Frame 1 (no input): blank canvas, image omitted
Frame 60 (the mouse pressed at the canvas centre just before this capture): blank canvas, image omitted
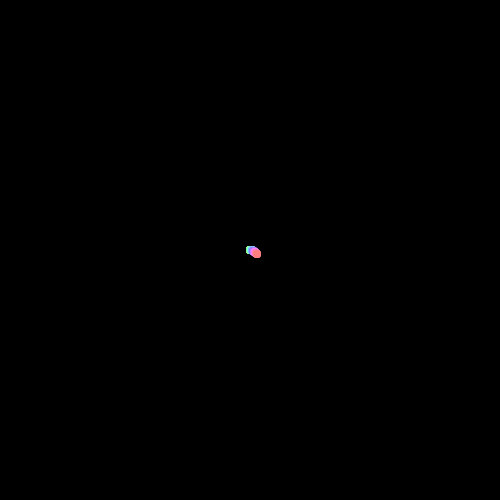
Frame 120 (the mouse held since frame 60 and released just before this capture)

The Processing sketch whose frames 1 and 60 were blank and that drew this single picture after the mouse press (run headless with seeded random() and noise(); from frame 60 on, the mouse is pressed at the canvas centre):

// Processing sketch: processing_20210
// ── processing_20210.pde

int   nbrPoints = 150;
int   cx,cy;
float crad;
float cycleLength = 2*PI*nbrPoints; // 628 seconds
int   counter =0 ;
float   speed = 1;
int   frameCtr = 0;

void setup()
{
  size(500, 500);
  cx = width/2;
  cy = height/2;
  crad = (min(width,height)/2) * 0.95;
  noStroke();
  smooth();
  colorMode(HSB, 1);
  background(0);
  
  cycleLength = 60*30;
  speed = (1*PI*nbrPoints) / cycleLength;
}

void draw()
{
  int trail = 1;
  background(0);
  fill(0,0,.5);

  nbrPoints = 150;
  float mx = mouseX/(float)width;
  float my = mouseY/(float)height;
  speed = (1*PI*nbrPoints) / cycleLength;

  float timer = millis()*.001*speed;
  
  counter = int(timer / cycleLength);

  for (int j = 0; j < trail; ++j)
  {
    for (int i = 0; i < nbrPoints; ++i)
    {
  
      float r = i/(float)nbrPoints;
      if ((counter & 1) != 0)
        r = 1-r;

      float a = timer * r;
      float len = i*crad/(float)nbrPoints;
      
      len *= sin(a*timer*my*.25);
      int x = (int) (cx + cos(a)*len);
      int y = (int) (cy + sin(a)*len);
      float hue = r+timer*.01; //  + mouseY/(float)height;
      hue -= int(hue);
      fill(color(hue,.5,1-j/(float)trail));
      ellipse(x,y,8,8);
    }
    timer -= speed;
  }
  frameCtr++;
}
